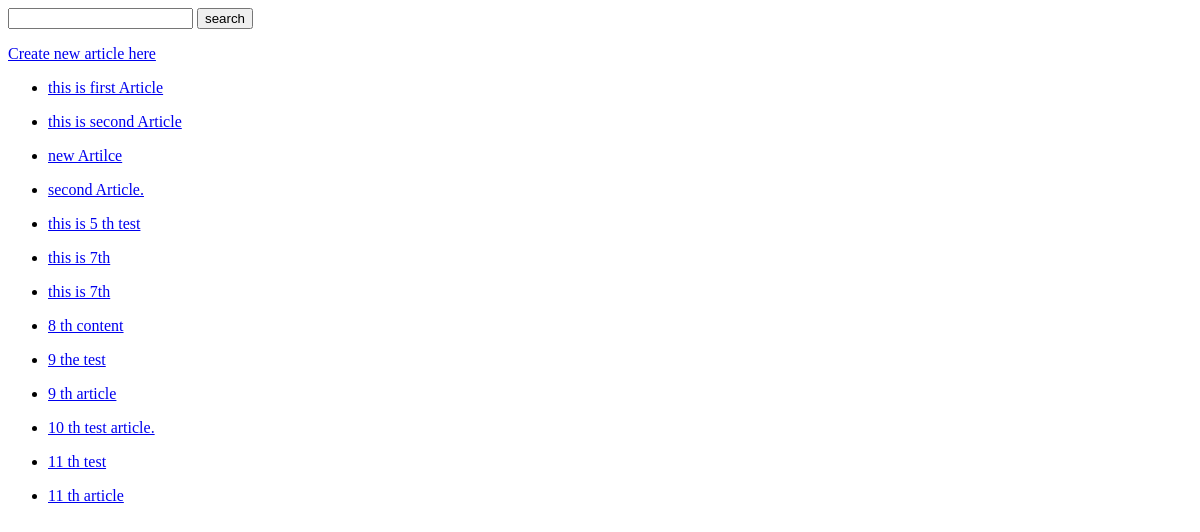
The app's page /, older data.
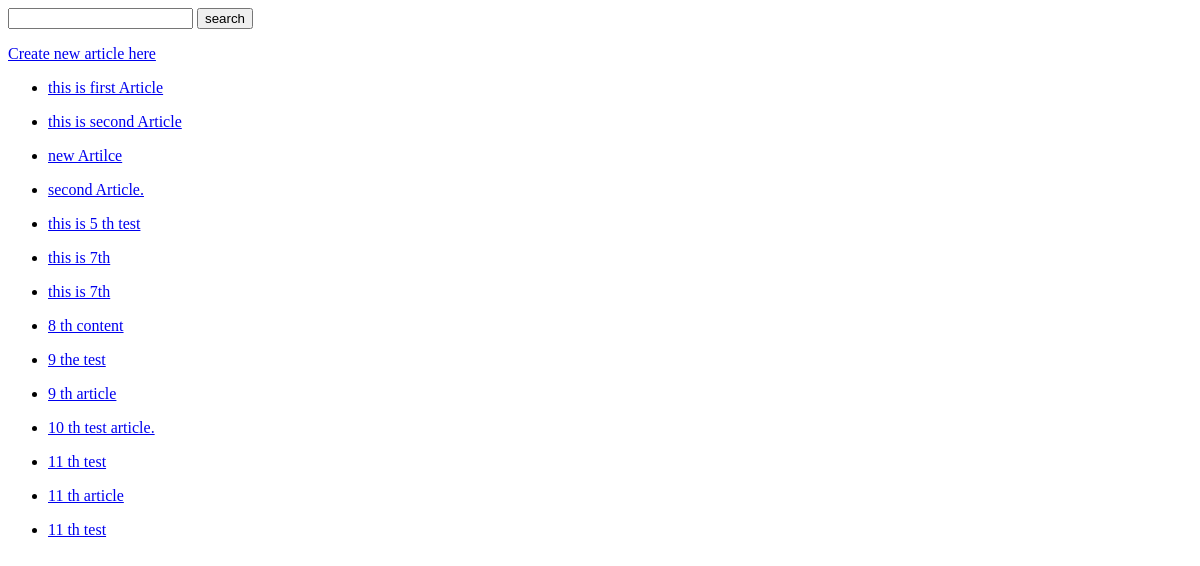
The same page, newer data.
### articles/models.py (models this page shows, shortened)
class Article(models.Model):
    title = models.CharField(max_length=250)
    content = models.TextField()

### articles/views.py (the view)
# urls.py: path('',views.list_article,name='list_article'),
def list_article(request):
    articles = Article.objects.all()
    return render(
        request,
        'list.html',
        {
            'articles' : articles
        }
    )

### templates/list.html (shortened to what this page needs)
{% extends "base.html" %}
{% block content %}
   <p>
    <a href="{% url 'articles:create' %}">Create new article here</a>
   </p>
   {% for article in  articles %}
       <ul>
         <li><a href="{% url 'articles:detail' article.id %}">{{ article.title }}</a></li>
       </ul>
   {% endfor %}
{% endblock content %}

Row changes from the older to the newer data that the page shows:
added Article: title "11 th test"
